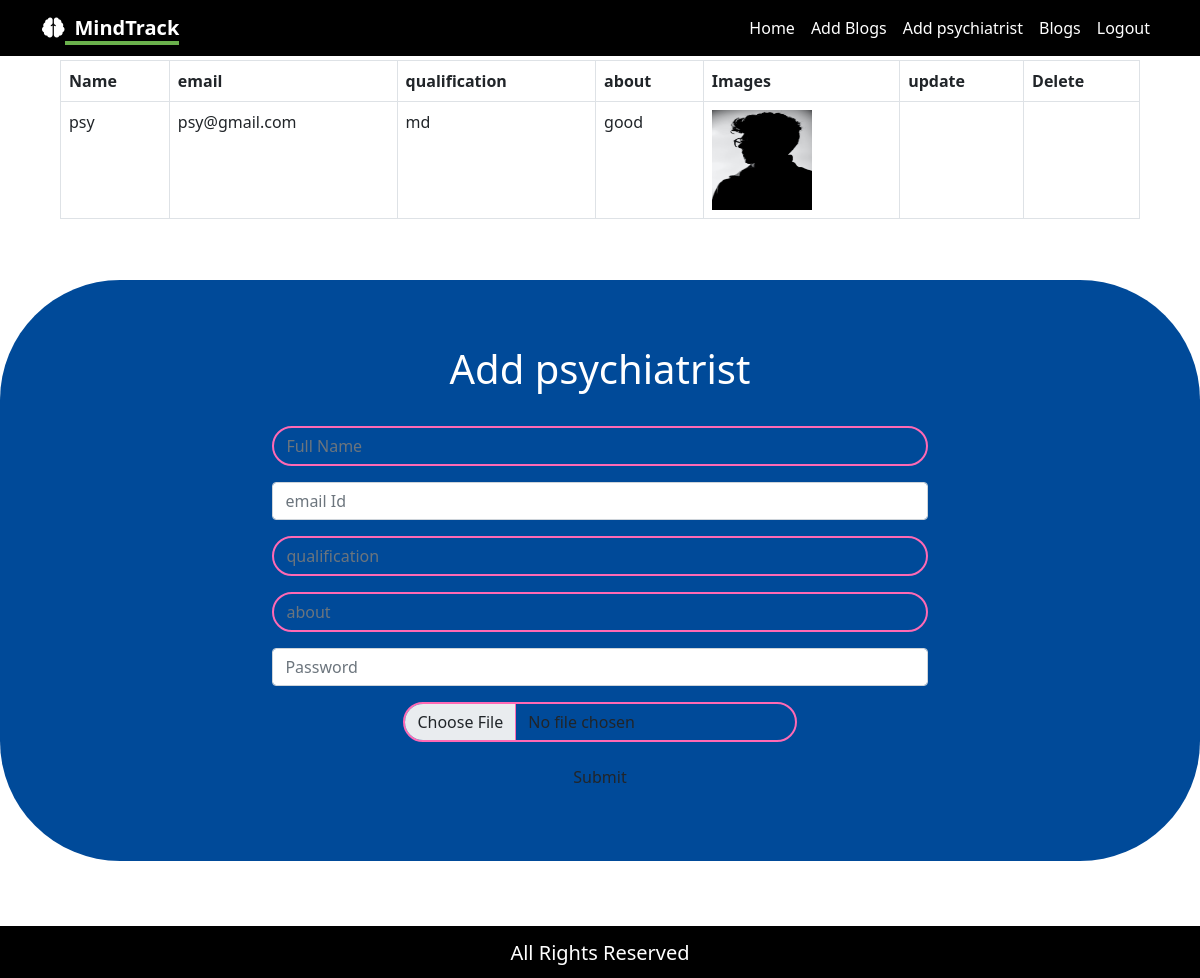
/admin/addpsy.php (signed in), run on the app's committed database.
### tables this page shows
CREATE TABLE `psychiatrist` (
  `id` int(255) NOT NULL,
  `psy_username` varchar(255) NOT NULL,
  `email` varchar(255) NOT NULL,
  `qualification` varchar(255) NOT NULL,
  `about` varchar(1000) NOT NULL,
  `image` varchar(255) NOT NULL,
  `password` varchar(255) NOT NULL
);

### admin/addpsy.php (the view, shortened to what this page needs)
<!doctype html>
<html lang="en">
  <head>
    <link href="https://cdn.jsdelivr.net/npm/bootstrap@5.0.2/dist/css/bootstrap.min.css" rel="stylesheet">
    <link rel="stylesheet" href="https://cdnjs.cloudflare.com/ajax/libs/font-awesome/4.7.0/css/font-awesome.min.css">
    <link rel="stylesheet" href="addBlogs.css">
  </head>
  <body>
  <?php
    include '../common/user-nav.php';
  ?>
  <div class="table-responsive">
    <table class="table table-hover table-bordered">
        <thead>
          <tr>
            <th scope="col">Name</th>
            <th scope="col">email</th>
            <th scope="col">qualification</th>
            <th scope="col">about</th>
            <th scope="col">Images</th>
            <th scope="col">update</th>
            <th scope="col">Delete</th>
          </tr>
        </thead>
        <tbody>
          <?php
                    include '../assets/connection.php';
                    $selectQuery = "select * from psychiatrist";
                    $query = mysqli_query($con , $selectQuery);
                    while($result = mysqli_fetch_array($query)){
            ?>
          <tr>
            <td><?php echo $result['psy_username'];?></td>
            <td><?php echo $result['email'];?></td>
            <td><?php echo $result['qualification'];?></td>
            <td><?php echo $result['about'];?></td>
            <td><img src="<?php echo $result['image'];?>" width="100" height="100"></td>
            <td><a href="updatepsy.php?update=<?php echo $result['id']; ?>"><i class="fa fa-edit"></i></a></td>
            <td><a href="deletepsy.php?deleteData=<?php echo $result['id']; ?>"><i class="fa fa-trash"></i></a></td>
          </tr>
              <?php
            }
            ?>
        </tbody>
      </table>
    </div>
   <div class="container-fluid add-image">
    <div class="container add-image-form">
      <center>
        <div class="title">
          <h1 class="text-white">Add psychiatrist</h1>
        </div>
      </center>
    <?php
          if(isset($_SESSION['username'])){
            echo '<div class="container">
              <div class="upload-form">
                  <form action="uploadpsy.php" method="post" enctype="multipart/form-data">
                      <div class="mb-3">
                          <input type="text" class="form-control" name="fullName" placeholder="Full Name" required>
                      </div>
                      <div class="mb-3">
                          <input type="email" class="form-control" name="email" placeholder="email Id" required>
                      </div>
                      <div class="mb-3">
                          <input type="text" class="form-control" name="qualification" placeholder="qualification" required>
                      </div>
                      <div class="mb-3">
                          <input type="text" class="form-control" name="about" placeholder="about" required>
                      </div>
                      <div class="mb-3">
                          <input type="password" class="form-control" name="password" placeholder="Password" required>
                      </div>
                      <div class="mb-3">
                          <input type="file" class="form-control" name="file">
                      </div>
                      <center>
                         <button type="submit" name="submit" class="btn">Submit</button>
                      </center>
                  </form>
              </div>
          </div>' ;
          }
      ?>
    </div>
   </div>
   <footer>
    <div class="footer text-center">
      <h5>All Rights Reserved</h5>
    </div>
   </footer>
  </body>
</html>

### admin/addBlogs.css (style rules this page uses)
body { background-color: #EFFFFD; }
.fa { font-size: 40px; }
.table-responsive { margin: 60px 60px 0px 60px; padding-bottom: 45px; }
.add-image { background-color: #004a99; border-top-left-radius: 120px; border-top-right-radius: 120px; border-bottom-left-radius: 120px; border-bottom-right-radius: 120px; margin-bottom: 25px; }
.add-image-form { padding-top: 65px; padding-bottom: 65px; }
.upload-form { width: 60%; margin: auto; }
.title { padding-bottom: 25px; }
input[type=text] { background: transparent; border: 2px solid hotpink; border-radius: 25px; }
input[type=file] { width: 60%; margin: auto; background: transparent; border: 2px solid hotpink; border-radius: 25px; }
.btn { border: 2px solid black; color: white; border-radius: 15px; }
.footer { background-color: black; color: white; padding-top: 15px; padding-bottom: 5px; }

### common/user-nav.css (style rules this page uses)
* { margin: 0; padding: 0; scroll-behavior: smooth; }
body { font-family: 'Courgette', cursive; height: 100vh; }
a { color: #fff !important; }
.footer { margin-top: 65px; }

### data on the page
psychiatrist: psy_username "psy", email "psy@gmail.com", qualification "md", about "good", image (picture)
